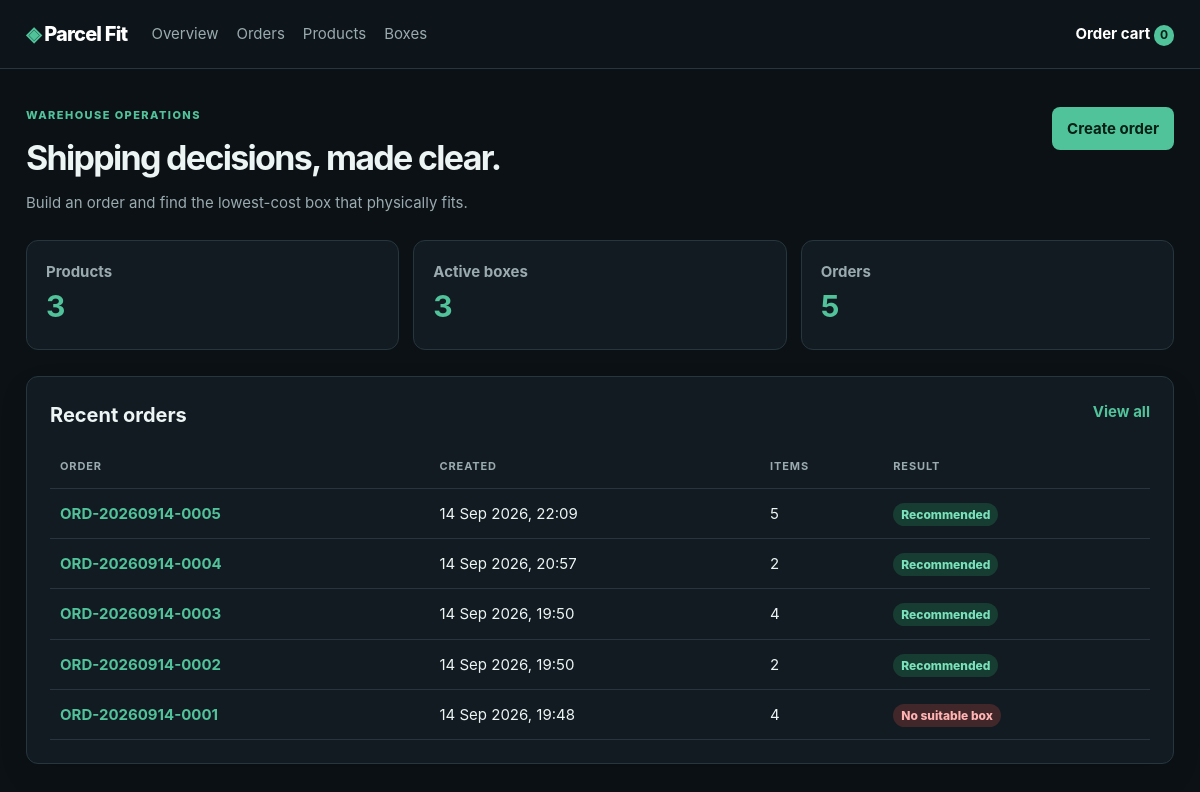
The app's page /, older data.
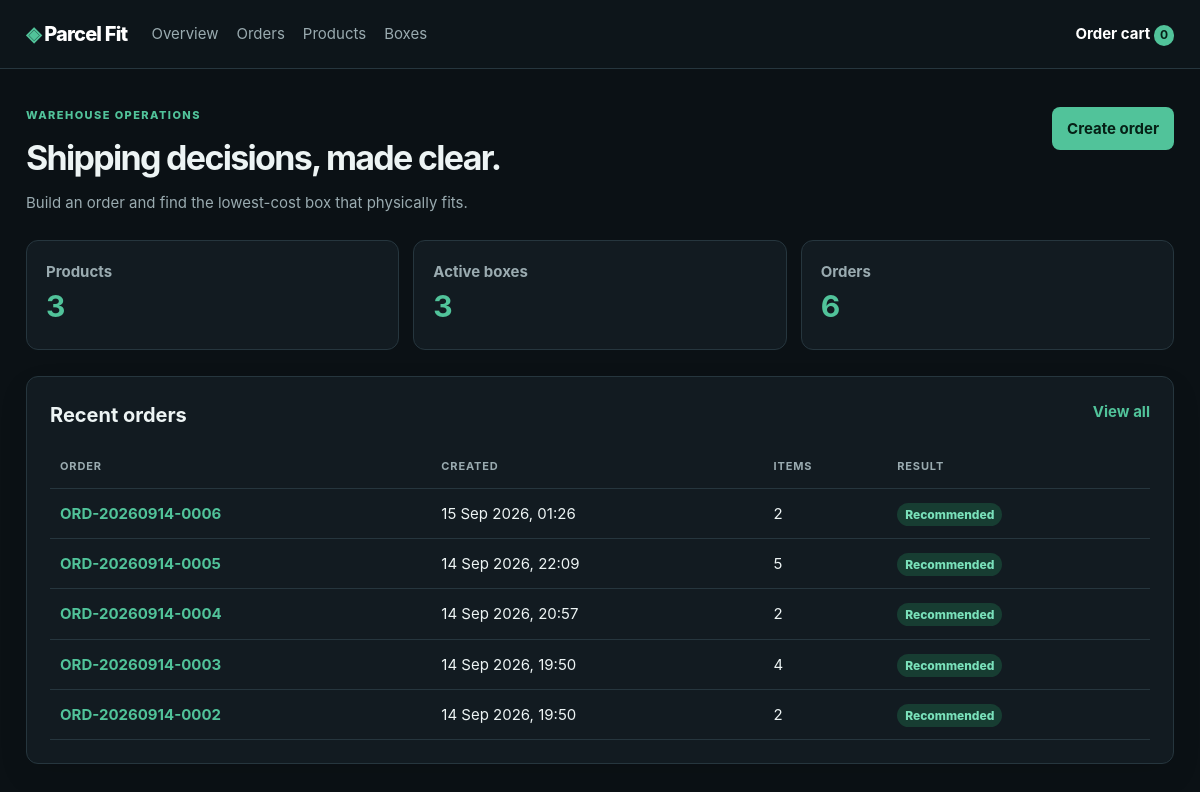
The same page, newer data.
### shipping/models.py (models this page shows, shortened)
class Order(models.Model):
    class Status(models.TextChoices):
        RECOMMENDED = "recommended", "Recommended"
        NO_SOLUTION = "no_solution", "No suitable box"
    identifier = models.CharField(max_length=24, unique=True, editable=False)
    created_at = models.DateTimeField(default=timezone.now, editable=False)
    updated_at = models.DateTimeField(auto_now=True)
    total_weight = models.DecimalField(
        max_digits=10, decimal_places=3, default=Decimal("0")
    )
    recommended_box = models.ForeignKey(
        Box,
        null=True,
        blank=True,
        on_delete=models.SET_NULL,
        related_name="recommended_orders",
    )
    recommended_box_snapshot = models.JSONField(default=dict, blank=True)
    selected_box_cost = models.DecimalField(
        max_digits=10, decimal_places=2, null=True, blank=True
    )
    status = models.CharField(
        max_length=20, choices=Status.choices, default=Status.NO_SOLUTION
    )
    evaluation = models.JSONField(default=list, blank=True)
    packing_result = models.JSONField(default=dict, blank=True)
    class Meta:
        ordering = ["-created_at"]
    @property
    def item_count(self):
        return sum(item.quantity for item in self.items.all())

class OrderItem(models.Model):
    order = models.ForeignKey(Order, related_name="items", on_delete=models.CASCADE)
    product = models.ForeignKey(
        Product, null=True, blank=True, on_delete=models.SET_NULL
    )
    quantity = models.PositiveIntegerField()
    product_snapshot = models.JSONField(default=dict)

### shipping/views.py (the view)
# urls.py: path("", views.landing_or_dashboard, name="dashboard"),
def landing_or_dashboard(request):
    return dashboard(request)

### shipping/context_processors.py (called while the page is built)
def cart_count(request):
    return {
        "cart_count": sum(
            int(quantity) for quantity in request.session.get("cart", {}).values()
        )
    }

### shipping/views.py (called while the page is built)
def dashboard(request):
    context = {
        "product_count": Product.objects.count(),
        "box_count": Box.objects.filter(is_active=True).count(),
        "order_count": Order.objects.count(),
        "recent_orders": Order.objects.prefetch_related("items")[:5],
    }
    return render(request, "dashboard.html", context)

### templates/dashboard.html
{% extends 'base.html' %}{% block content %}<div class="page-heading"><div><p class="eyebrow">WAREHOUSE OPERATIONS</p><h1>Shipping decisions, made clear.</h1><p>Build an order and find the lowest-cost box that physically fits.</p></div><a class="button primary" href="{% url 'order_create' %}">Create order</a></div><section class="metrics"><div><span>Products</span><strong>{{ product_count }}</strong></div><div><span>Active boxes</span><strong>{{ box_count }}</strong></div><div><span>Orders</span><strong>{{ order_count }}</strong></div></section><section class="panel"><div class="section-heading"><h2>Recent orders</h2><a href="{% url 'order_list' %}">View all</a></div>{% if recent_orders %}<div class="table-wrap"><table><thead><tr><th>Order</th><th>Created</th><th>Items</th><th>Result</th></tr></thead><tbody>{% for order in recent_orders %}<tr><td><a href="{% url 'order_detail' order.pk %}">{{ order.identifier }}</a></td><td>{{ order.created_at|date:'d M Y, H:i' }}</td><td>{{ order.item_count }}</td><td><span class="badge {{ order.status }}">{{ order.get_status_display }}</span></td></tr>{% endfor %}</tbody></table></div>{% else %}<div class="empty"><h3>No orders yet.</h3><p>Create an order to get a packing recommendation.</p></div>{% endif %}</section>{% endblock %}

Row changes from the older to the newer data that the page shows:
no longer on this page (row unchanged): Order: identifier "ORD-20260914-0001", created_at "14 Sep 2026, 19:48", item_count "4", status "No suitable box"
added Order: identifier "ORD-20260914-0006", created_at "15 Sep 2026, 01:26", item_count "2", status "Recommended"
Text that changed along with them:
{{ order_count }}: "5" → "6"
